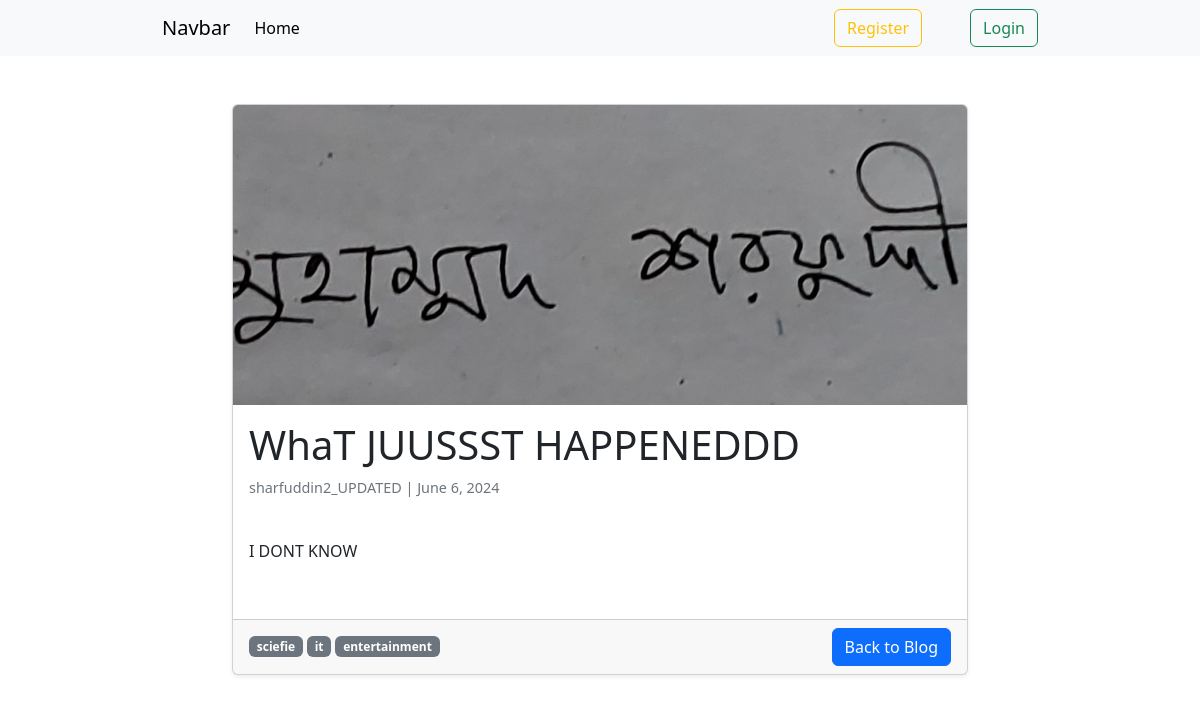
Screenshot of /details/9 with the database file from the repository.
### post/models.py (models this page shows, shortened)
class Post(models.Model):
    title = models.CharField(max_length=50)
    content = models.TextField()
    catagory = models.ManyToManyField(Catagory)
    author = models.ForeignKey(User,on_delete=models.CASCADE)
    image = models.ImageField(upload_to='post/media/uploads/',blank=True,null=True)
    published_date = models.DateField(default=datetime.datetime.now())

### catagory/models.py (models this page shows, shortened)
class Catagory(models.Model):
    name=models.CharField(max_length=50)
    slug=models.SlugField(max_length=100,blank=True,null=True)

### blog_site/views.py (the view)
# urls.py: path('details/<int:pk>',views.DetailPostView.as_view(), name='detail'),
class DetailPostView(DetailView):
    model = Post
    template_name = 'detailpost.html'

### templates/detailpost.html
{% extends "base.html" %} {% block content %} {% load static %}
<link rel="stylesheet" href="{% static 'author/detailview.css' %}">
<div class="container my-5">
    <div class="row justify-content-center">
        <div class="col-12 col-md-8">
            <div class="card post-card shadow-sm">
                {% if post.image %}
                <img src="{{ post.image.url }}" class="card-img-top" alt="{{ post.title }}">
                {% else %}
                <img src="https://i.ibb.co/yXKgszr/bog.webp"  class="card-img-top" alt="">
                {% endif %}
                <div class="card-body">
                    <h1 class="card-title">{{ post.title }}</h1>
                    <div class="author-date mb-3">
                        <span class="author">{{ post.author }}</span> |
                        <span class="date">{{ post.published_date|date:"F j, Y" }}</span>
                    </div>
                    <div class="post-content">
                        {{ post.content|linebreaks }}
                    </div>
                </div>
                <div class="card-footer d-flex justify-content-between align-items-center">
                    <div class="cata d-flex flex-wrap gap-1">
                        {% for cat in post.catagory.all %}
                            <span class="badge bg-secondary">{{ cat.name }}</span>
                        {% endfor %}
                    </div>
                    <a href="{% url 'home' %}" class="btn btn-primary">Back to Blog</a>
                </div>
            </div>
        </div>
    </div>
</div>
{% endblock content %}

### author/static/author/detailview.css (style rules this page uses)
.post-card { transition: transform 0.3s; }
.post-card img { height: 300px; object-fit: cover; }
.author-date { font-size: 0.9rem; color: #6c757d; }
.post-content { white-space: pre-line; }

### rows the page displays
Post: image (picture), title "WhaT JUUSSST HAPPENEDDD", author "sharfuddin2_UPDATED", published_date "June 6, 2024", content "I DONT KNOW"
Catagory: name "sciefie"
Catagory: name "it"
Catagory: name "entertainment"
